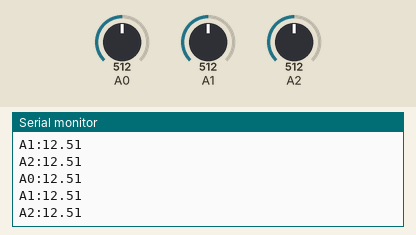
The sketch below on a simulated Arduino Uno, built with avr-gcc and run on an emulated ATmega328P. On the bench: the last lines printed to the serial monitor. The inputs (shaded band) are chosen by the test bench; at power-on: A0 = 512, A1 = 512, A2 = 512.

Above: at 1.3 s.
1.4 s: A0 set to 716
At 1.82 s:
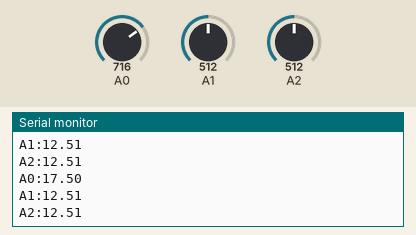
2.9 s: A1 set to 716
At 3.32 s:
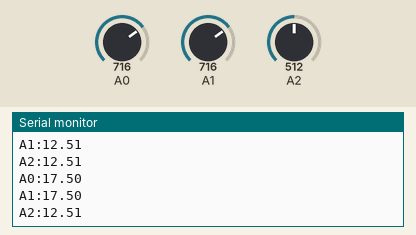
4.4 s: A2 set to 716
At 4.82 s:
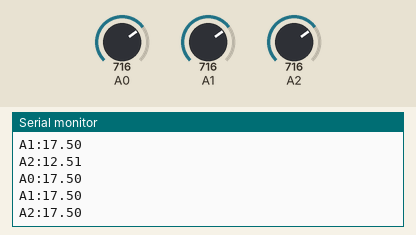
5.9 s: A0 set to 900
At 6.32 s:
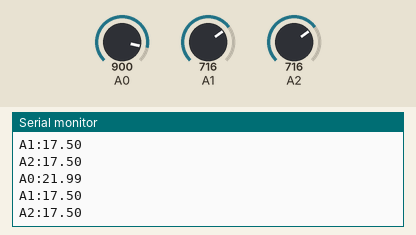
7.4 s: A1 set to 900
At 7.82 s:
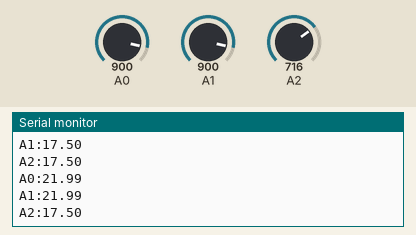
8.9 s: A2 set to 900
At 9.32 s:
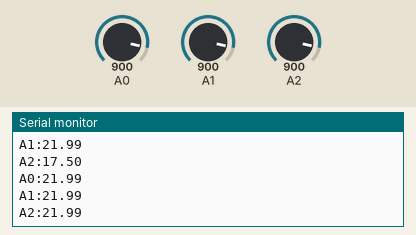
Timing chart, 0 to 11.4 s (numbered marks = the images above; inputs shaded):
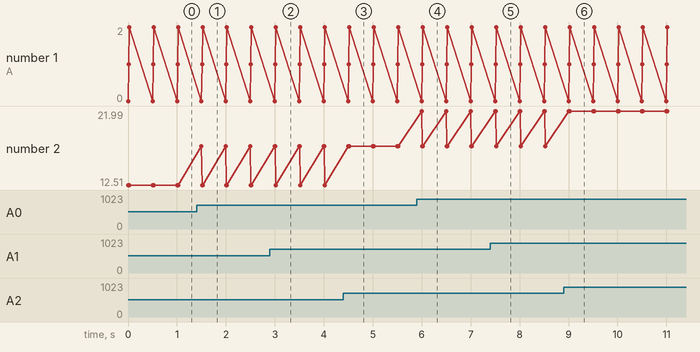

The sketch:

arduino-4L.ino
```cpp
#include "voltmeter.hpp"  // ln -s ../includes/voltmeter.hpp voltmeter.hpp

#define FPS 2
#define TIME_LOOP_MS 1000 / FPS

Volt::Voltmeter voltmeterA0(A0);  // main battery
Volt::Voltmeter voltmeterA1(A1);  // 12V alimentation
Volt::Voltmeter voltmeterA2(A2);  // essence

struct Info {
	float voltA0;
	float voltA1;
	float voltA2;
};
struct Info info;

void setup() {
    Serial.begin(9600);
}

int val;
void update() {
	/* get the voltage */
	info.voltA0 = voltmeterA0.getVoltage();
	info.voltA1 = voltmeterA1.getVoltage();
	info.voltA2 = voltmeterA2.getVoltage();
}

void sendFloat(String name, float value) {
	Serial.print(name);
	Serial.print(":");
	Serial.println(value);
}

void send() {
    sendFloat("A0", info.voltA0);
    sendFloat("A1", info.voltA1);
    sendFloat("A2", info.voltA2);
}


int lastLoop = 0;
void loop() {
	update();
	send();

	/* run as a certain rate */
	int timeElapsed = millis() - lastLoop;
	if (timeElapsed < TIME_LOOP_MS) {
		delay(TIME_LOOP_MS - timeElapsed);
	}
	lastLoop = millis();
}
```

voltmeter.hpp
```cpp
namespace Volt {
    class Voltmeter {
        // one analog pin
        public:
            Voltmeter(int voltPin) : _voltPin(voltPin), _maxVoltage(25) {}
            virtual ~Voltmeter() {}

            float getVoltage() {
                return analogRead(_voltPin) / 1023.0 * _maxVoltage;
            }

            void setMaxVoltage(float maxVoltage) {
                _maxVoltage = maxVoltage;
            }

        private:
            int _voltPin;
            float _maxVoltage;
    };
}

// Example /////////////////////////////////////////////////

/*
int voltPin = A0;
Volt::Voltmeter voltmeter(voltPin);

void setup() {
    Serial.begin(9600);
}

void loop() {
    Serial.println(voltmeter.getVoltage());
}
*/
```

Measured:
- after the input at 1.4 s, the serial monitor: prints a new line after 0.10 s (image 1)
- after the input at 2.9 s, the serial monitor: prints a new line after 0.11 s (image 2)
- after the input at 4.4 s, the serial monitor: prints a new line after 0.12 s (image 3)
- after the input at 5.9 s, the serial monitor: prints a new line after 0.10 s (image 4)
- after the input at 7.4 s, the serial monitor: prints a new line after 0.11 s (image 5)
- after the input at 8.9 s, the serial monitor: prints a new line after 0.12 s (image 6)
